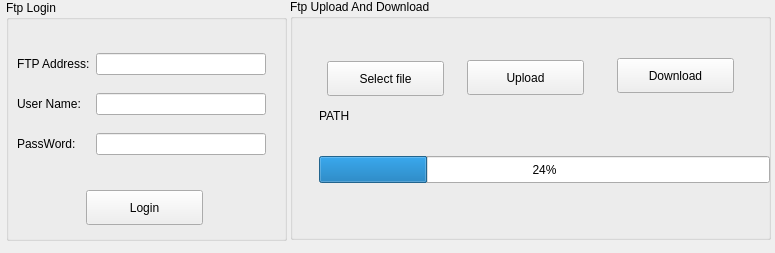
<?xml version="1.0" encoding="UTF-8"?>
<ui version="4.0">
 <class>FtpDemo</class>
 <widget class="QWidget" name="FtpDemo">
  <property name="geometry">
   <rect>
    <x>0</x>
    <y>0</y>
    <width>775</width>
    <height>253</height>
   </rect>
  </property>
  <property name="windowTitle">
   <string>FtpDemo</string>
  </property>
  <widget class="QGroupBox" name="groupBox">
   <property name="geometry">
    <rect>
     <x>6</x>
     <y>0</y>
     <width>281</width>
     <height>241</height>
    </rect>
   </property>
   <property name="title">
    <string>Ftp Login</string>
   </property>
   <widget class="QWidget" name="gridLayoutWidget">
    <property name="geometry">
     <rect>
      <x>0</x>
      <y>30</y>
      <width>271</width>
      <height>151</height>
     </rect>
    </property>
    <layout class="QGridLayout" name="gridLayout">
     <item row="1" column="0">
      <widget class="QLabel" name="label_2">
       <property name="text">
        <string>User Name:</string>
       </property>
      </widget>
     </item>
     <item row="0" column="0">
      <widget class="QLabel" name="label">
       <property name="text">
        <string>FTP Address:</string>
       </property>
      </widget>
     </item>
     <item row="0" column="1">
      <widget class="QLineEdit" name="edit_ftp_address"/>
     </item>
     <item row="2" column="0">
      <widget class="QLabel" name="label_3">
       <property name="text">
        <string>PassWord:</string>
       </property>
      </widget>
     </item>
     <item row="1" column="1">
      <widget class="QLineEdit" name="edit_ftp_username"/>
     </item>
     <item row="2" column="1">
      <widget class="QLineEdit" name="edit_ftp_pwd"/>
     </item>
    </layout>
   </widget>
   <widget class="QPushButton" name="btn_ftp_login">
    <property name="geometry">
     <rect>
      <x>80</x>
      <y>190</y>
      <width>117</width>
      <height>35</height>
     </rect>
    </property>
    <property name="text">
     <string>Login</string>
    </property>
   </widget>
  </widget>
  <widget class="QGroupBox" name="groupBox_2">
   <property name="geometry">
    <rect>
     <x>290</x>
     <y>-1</y>
     <width>481</width>
     <height>241</height>
    </rect>
   </property>
   <property name="title">
    <string>Ftp Upload And Download</string>
   </property>
   <widget class="QPushButton" name="btn_select_file">
    <property name="geometry">
     <rect>
      <x>37</x>
      <y>62</y>
      <width>117</width>
      <height>35</height>
     </rect>
    </property>
    <property name="text">
     <string>Select file</string>
    </property>
   </widget>
   <widget class="QPushButton" name="btn_upload">
    <property name="geometry">
     <rect>
      <x>177</x>
      <y>61</y>
      <width>117</width>
      <height>35</height>
     </rect>
    </property>
    <property name="text">
     <string>Upload</string>
    </property>
   </widget>
   <widget class="QPushButton" name="btn_download">
    <property name="geometry">
     <rect>
      <x>327</x>
      <y>59</y>
      <width>117</width>
      <height>35</height>
     </rect>
    </property>
    <property name="text">
     <string>Download</string>
    </property>
   </widget>
   <widget class="QLabel" name="label_4">
    <property name="geometry">
     <rect>
      <x>29</x>
      <y>101</y>
      <width>431</width>
      <height>31</height>
     </rect>
    </property>
    <property name="text">
     <string>PATH</string>
    </property>
   </widget>
   <widget class="QProgressBar" name="progressBar">
    <property name="geometry">
     <rect>
      <x>29</x>
      <y>157</y>
      <width>451</width>
      <height>27</height>
     </rect>
    </property>
    <property name="value">
     <number>24</number>
    </property>
   </widget>
  </widget>
 </widget>
 <layoutdefault spacing="6" margin="11"/>
 <resources/>
 <connections/>
</ui>
